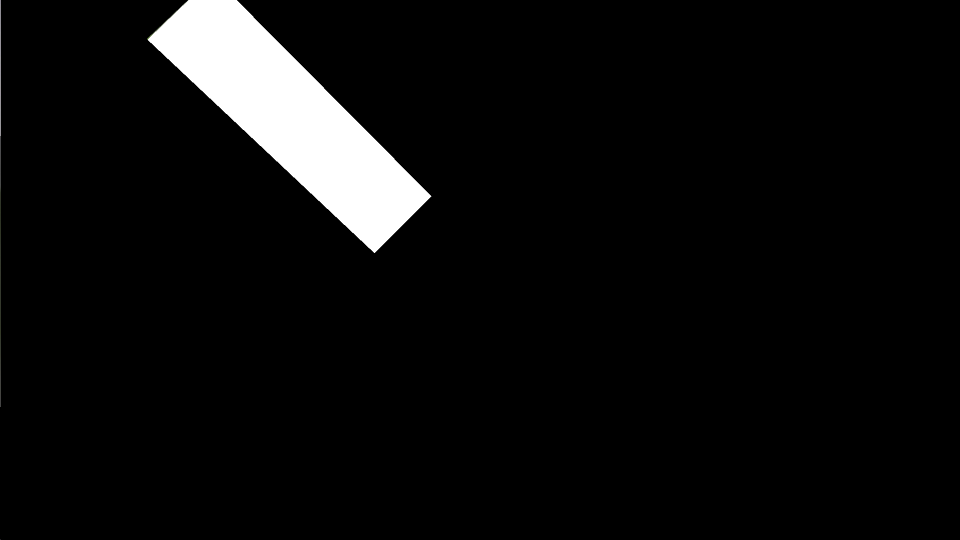
#> input picture analysis/arm0.png, 1920 x 1080 px (shown at 1/2 size)
$ python transitionOrder.py
#> lines starting #> are read from the running program, lines starting #| are printed output that depends on the picture; after the words box and inside, x2 and y2 are one past the last pixel; in counts of white or black regions, pixels touching at a corner belong together

import numpy as np

import scipy.io.netcdf as Dataset
import cv2
import sys,os

dataDir = '/home/ctorney/data/fishPredation/'
dataDir = '/media/ctorney/SAMSUNG/data/fishPredation/'
outDir = '/home/ctorney/Dropbox/fishPredation/csvfiles/'
outDir = './'


def main():
    results = np.zeros( shape=(0, 6) )
    trialRes = np.zeros( shape=(0, 6) )

    arms0 = cv2.imread('arm0.png',0)
#> arms0: shape (1080, 1920); min 0, max 255, mean 12.9
    arms1 = cv2.imread('arm1.png',0)
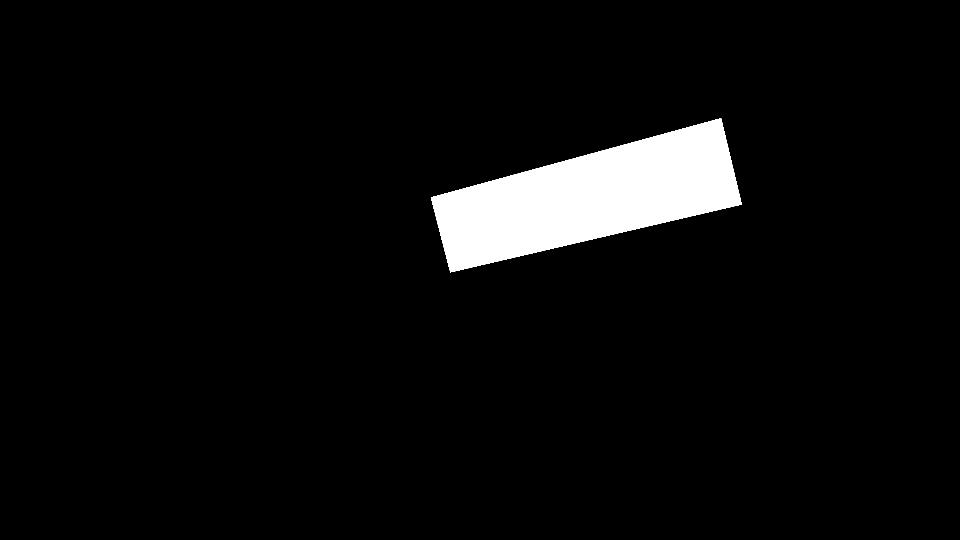
#> input picture analysis/arm1.png, 1920 x 1080 px (shown at 1/2 size)
#> arms1: shape (1080, 1920); 4.8% white; 1 white region, box (x1, y1, x2, y2) and area: (862, 236, 1484, 545) 99919
    arms2 = cv2.imread('arm2.png',0)
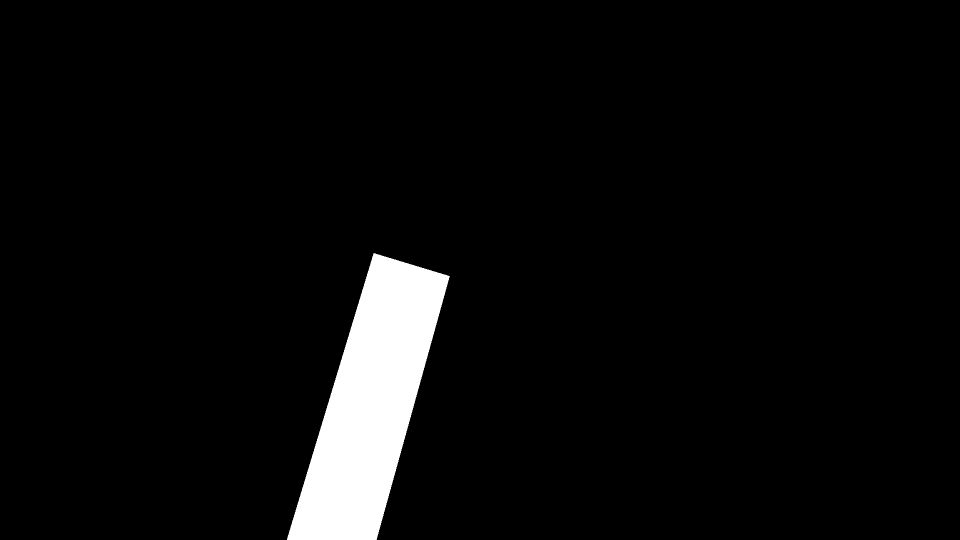
#> input picture analysis/arm2.png, 1920 x 1080 px (shown at 1/2 size)
#> arms2: shape (1080, 1920); min 0, max 255, mean 11.7

    arms = np.zeros_like(arms0, dtype=int)-1
#arms = arms + arms0 + 2*arms1 + 3*arms2
    arms = arms.astype(int) + (arms0.astype(float)/255.0).astype(int) + (2*arms1.astype(float)/255.0).astype(int) + (3*arms2.astype(float)/255.0).astype(int)
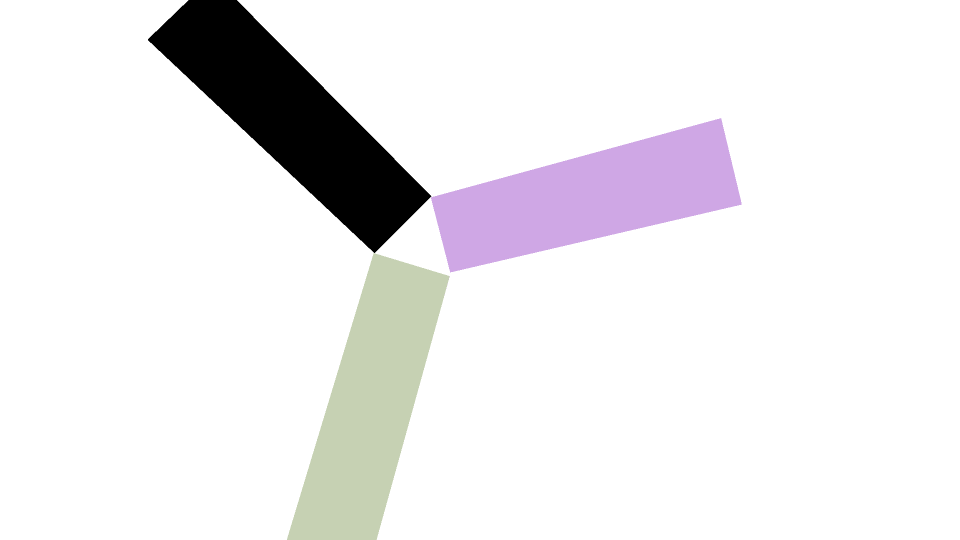
#> arms: shape (1080, 1920) int64 (shown at 1/2 size); 4 distinct labels, from -1 to 2; one colour per label, 0 black, -1 white


#> (the run stopped early here; a loop or call above may not have finished)
